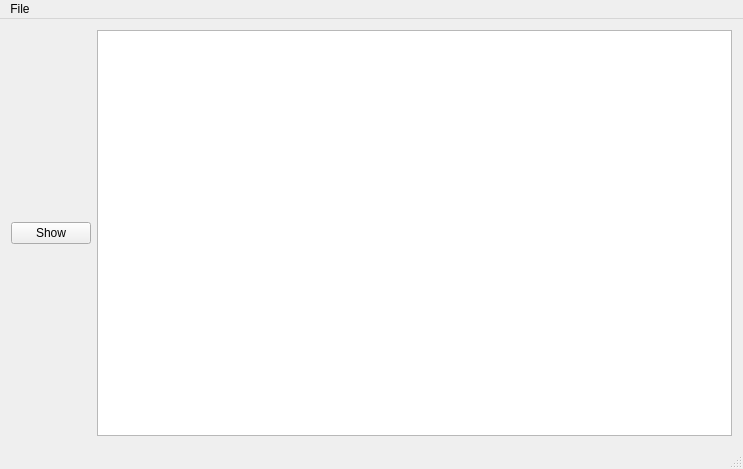
<?xml version="1.0" encoding="UTF-8"?>
<ui version="4.0">
 <class>MainWindow</class>
 <widget class="QMainWindow" name="MainWindow">
  <property name="geometry">
   <rect>
    <x>0</x>
    <y>0</y>
    <width>743</width>
    <height>469</height>
   </rect>
  </property>
  <property name="windowTitle">
   <string>MainWindow</string>
  </property>
  <widget class="QWidget" name="centralWidget">
   <layout class="QHBoxLayout" name="horizontalLayout">
    <item>
     <widget class="QPushButton" name="showData">
      <property name="text">
       <string>Show</string>
      </property>
     </widget>
    </item>
    <item>
     <widget class="TabletTestView" name="tabletView"/>
    </item>
   </layout>
  </widget>
  <widget class="QMenuBar" name="menuBar">
   <property name="geometry">
    <rect>
     <x>0</x>
     <y>0</y>
     <width>743</width>
     <height>22</height>
    </rect>
   </property>
   <widget class="QMenu" name="menuFile">
    <property name="title">
     <string>File</string>
    </property>
   </widget>
   <addaction name="menuFile"/>
  </widget>
  <widget class="QStatusBar" name="statusBar"/>
 </widget>
 <layoutdefault spacing="6" margin="11"/>
 <customwidgets>
  <customwidget>
   <class>TabletTestView</class>
   <extends>QGraphicsView</extends>
   <header>tablettestview.h</header>
  </customwidget>
 </customwidgets>
 <resources/>
 <connections/>
</ui>
